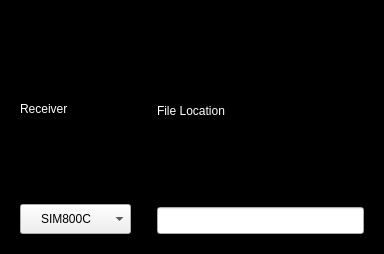
<?xml version="1.0" encoding="UTF-8"?>
<ui version="4.0">
 <class>MainWindow</class>
 <widget class="QMainWindow" name="MainWindow">
  <property name="geometry">
   <rect>
    <x>0</x>
    <y>0</y>
    <width>384</width>
    <height>254</height>
   </rect>
  </property>
  <property name="windowTitle">
   <string>Port/Proxy</string>
  </property>
  <widget class="QWidget" name="centralwidget">
   <property name="styleSheet">
    <string notr="true">QFrame {
background-color: black;
color: white;
	font: 14pt &quot;Roboto&quot;;
}

/* Scan Button Styling */
QPushButton {
  background-color: #FF9500; /* A bright orange for high visibility and action-inducement */
  color: red; /* Black text for high contrast on the orange button */
  font-size: 15px;
  font-weight: bold; /* Bold text to signify importance */
  padding: 10px; /* Generous padding to make the button touch-friendly */
  border: none; /* No border for a modern, flat design */
  border-radius: 5px; /* Slightly rounded corners for a modern look */
}

QPushButton:hover {
  background-color: #E87C00; /* A slightly darker shade of orange for the hover state */
}

QLineEdit {
font-size: 12pt;
}

QCheckBox::indicator {
    width: 25px;
    height: 25px;
}
</string>
   </property>
   <layout class="QHBoxLayout" name="horizontalLayout">
    <property name="spacing">
     <number>0</number>
    </property>
    <property name="leftMargin">
     <number>0</number>
    </property>
    <property name="topMargin">
     <number>0</number>
    </property>
    <property name="rightMargin">
     <number>0</number>
    </property>
    <property name="bottomMargin">
     <number>0</number>
    </property>
    <item>
     <widget class="QFrame" name="frame">
      <property name="frameShape">
       <enum>QFrame::StyledPanel</enum>
      </property>
      <property name="frameShadow">
       <enum>QFrame::Raised</enum>
      </property>
      <layout class="QHBoxLayout" name="horizontalLayout_2">
       <item>
        <widget class="QFrame" name="frame_3">
         <property name="frameShape">
          <enum>QFrame::StyledPanel</enum>
         </property>
         <property name="frameShadow">
          <enum>QFrame::Raised</enum>
         </property>
         <layout class="QVBoxLayout" name="verticalLayout">
          <item>
           <widget class="QLabel" name="label">
            <property name="sizePolicy">
             <sizepolicy hsizetype="Preferred" vsizetype="Preferred">
              <horstretch>0</horstretch>
              <verstretch>0</verstretch>
             </sizepolicy>
            </property>
            <property name="text">
             <string>Receiver</string>
            </property>
           </widget>
          </item>
          <item>
           <widget class="QComboBox" name="comboBox">
            <property name="styleSheet">
             <string notr="true">padding: 6px 20px;</string>
            </property>
            <item>
             <property name="text">
              <string>SIM800C</string>
             </property>
            </item>
            <item>
             <property name="text">
              <string>RS232</string>
             </property>
            </item>
            <item>
             <property name="text">
              <string>RS485</string>
             </property>
            </item>
            <item>
             <property name="text">
              <string>SIM808</string>
             </property>
            </item>
           </widget>
          </item>
         </layout>
        </widget>
       </item>
       <item>
        <widget class="QFrame" name="frame_2">
         <property name="frameShape">
          <enum>QFrame::StyledPanel</enum>
         </property>
         <property name="frameShadow">
          <enum>QFrame::Raised</enum>
         </property>
         <layout class="QVBoxLayout" name="verticalLayout_2">
          <item>
           <widget class="QLabel" name="label_2">
            <property name="text">
             <string>File Location</string>
            </property>
           </widget>
          </item>
          <item>
           <widget class="QLineEdit" name="lineEdit"/>
          </item>
         </layout>
        </widget>
       </item>
      </layout>
     </widget>
    </item>
   </layout>
  </widget>
 </widget>
 <resources/>
 <connections/>
</ui>
